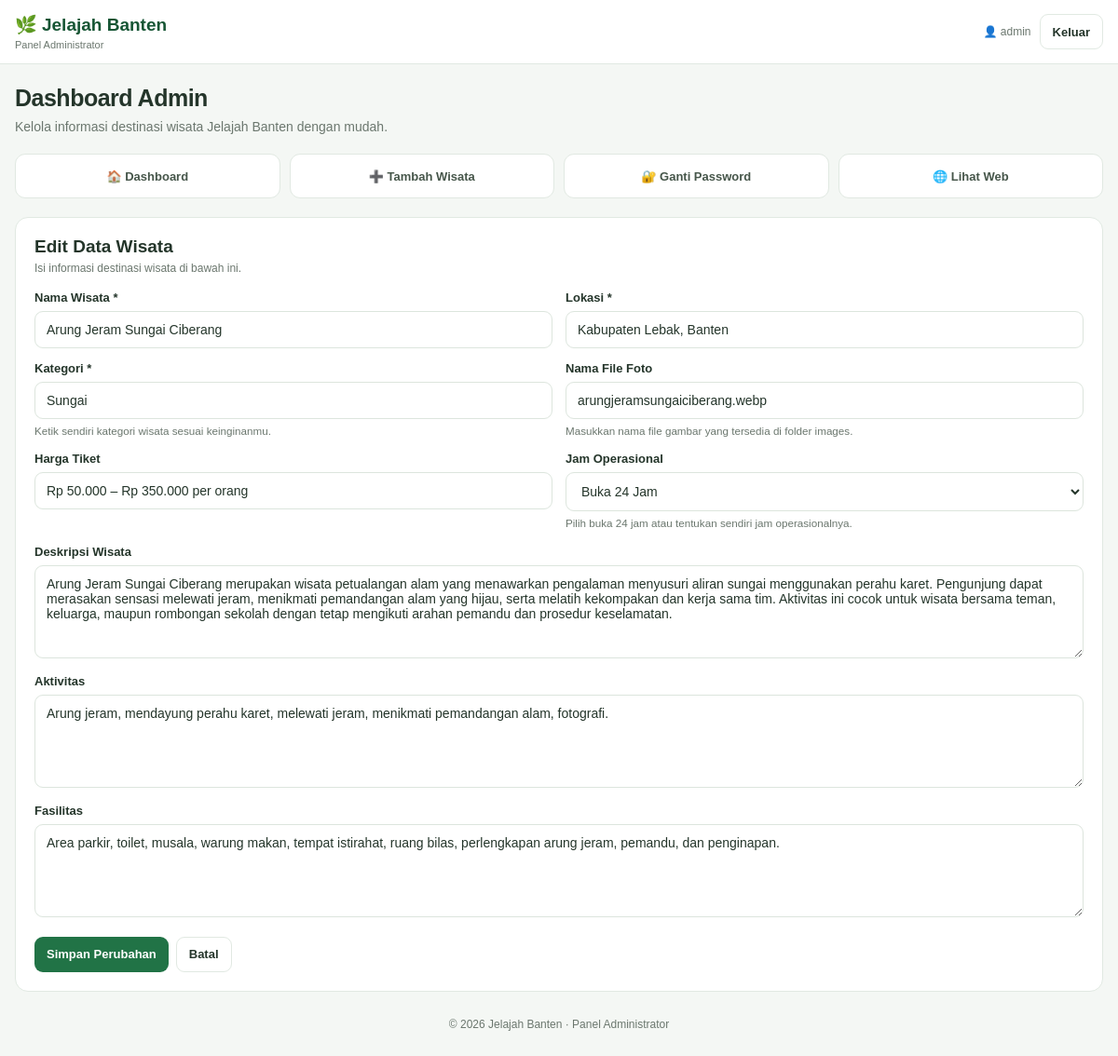
The page /admin/index.php?action=edit&id=16 (signed in) on the database its author committed.
### tables this page shows
CREATE TABLE `wisata` (
  `id` int(11) NOT NULL,
  `nama` varchar(150) NOT NULL,
  `lokasi` varchar(200) NOT NULL,
  `kategori` varchar(100) NOT NULL,
  `deskripsi` text NOT NULL,
  `foto` varchar(255) NOT NULL,
  `aktivitas` text DEFAULT NULL,
  `harga_tiket` varchar(100) DEFAULT NULL,
  `jam_buka` varchar(100) DEFAULT NULL,
  `fasilitas` text DEFAULT NULL,
  `created_at` timestamp NOT NULL DEFAULT current_timestamp()
);

### admin/index.php (the view, shortened to what this page needs)
<?php
require_once __DIR__ . '/../config/database.php';
function e($value) {
    return htmlspecialchars((string)($value ?? ''), ENT_QUOTES, 'UTF-8');
}
$error = '';
$action = $_GET['action'] ?? 'dashboard';
$login = !empty($_SESSION['admin_id']);
$totalWisata = 0;
$totalKategori = 0;
$daftarWisata = [];
$editData = null;
if ($login) {
    $result = $conn->query("SELECT COUNT(*) AS total FROM wisata");
    if ($result) {
        $totalWisata = (int)$result->fetch_assoc()['total'];
    }
    $result = $conn->query("SELECT COUNT(DISTINCT kategori) AS total FROM wisata");
    if ($result) {
        $totalKategori = (int)$result->fetch_assoc()['total'];
    }
    $cari = trim($_GET['cari'] ?? '');
    if ($cari !== '') {
        $kata = '%' . $cari . '%';
        $stmt = $conn->prepare(
            "SELECT id, nama, lokasi, kategori, harga_tiket, jam_buka
             FROM wisata
             WHERE nama LIKE ? OR lokasi LIKE ? OR kategori LIKE ?
             ORDER BY id DESC"
        );
        $stmt->bind_param('sss', $kata, $kata, $kata);
        $stmt->execute();
        $result = $stmt->get_result();
        while ($row = $result->fetch_assoc()) {
            $daftarWisata[] = $row;
        }
        $stmt->close();
    } else {
        $result = $conn->query(
            "SELECT id, nama, lokasi, kategori, harga_tiket, jam_buka
             FROM wisata ORDER BY id DESC"
        );
        if ($result) {
            while ($row = $result->fetch_assoc()) {
                $daftarWisata[] = $row;
            }
        }
    }
    if ($action === 'edit') {
        $idEdit = (int)($_GET['id'] ?? 0);
        if ($idEdit > 0) {
            $stmt = $conn->prepare("SELECT * FROM wisata WHERE id=? LIMIT 1");
            $stmt->bind_param('i', $idEdit);
            $stmt->execute();
            $editData = $stmt->get_result()->fetch_assoc();
        }
    }
}
?>
<!DOCTYPE html>
<html lang="id">
<head>
</head>
<body>
<?php if (!$login): ?>
<div class="login-page">
    <div class="login-card">
        <h1>🌿 Jelajah Banten</h1>
        <p>Login administrator untuk mengelola data wisata.</p>
        <?php if ($error): ?>
            <div class="notice notice-error"><?= e($error) ?></div>
        <?php endif; ?>
        <form method="post" action="index.php?action=login">
            <input type="hidden" name="csrf_token" value="<?= e($_SESSION['csrf_token']) ?>">
            <input type="hidden" name="action" value="login">
            <div class="field">
                <label for="username">Username</label>
                <input id="username" type="text" name="username"
                       placeholder="Masukkan username" required autocomplete="username">
            </div>
            <div class="field">
                <label for="password">Password</label>
                <input id="password" type="password" name="password"
                       placeholder="Masukkan password" required autocomplete="current-password">
            </div>
            <button type="submit" class="btn btn-primary">Masuk ke Dashboard</button>
        </form>
        <div class="footer" style="margin-top:18px">
            Admin Panel · Jelajah Banten
        </div>
    </div>
</div>
<?php else: ?>
<header class="topbar">
    <div class="topbar-inner">
        <a class="brand" href="index.php">
            🌿 Jelajah Banten
            <small>Panel Administrator</small>
        </a>
        <div class="top-actions">
            <span class="admin-name">
                👤 <?= e($_SESSION['admin_username'] ?? 'Admin') ?>
            </span>
            <form method="post" class="logout-form"
                  onsubmit="return confirm('Yakin ingin keluar dari admin?')">
                <button type="submit" class="btn btn-outline">Keluar</button>
            </form>
        </div>
    </div>
</header>
<main class="layout">
    <div class="welcome">
        <h1>Dashboard Admin</h1>
        <p>Kelola informasi destinasi wisata Jelajah Banten dengan mudah.</p>
    </div>
    <nav class="nav-menu">
        <a class="nav-link <?= $action === 'dashboard' ? 'active' : '' ?>"
           href="index.php">🏠 Dashboard</a>
        <a class="nav-link <?= $action === 'tambah' ? 'active' : '' ?>"
           href="index.php?action=tambah">➕ Tambah Wisata</a>
        <a class="nav-link <?= $action === 'password' ? 'active' : '' ?>"
           href="index.php?action=password">🔐 Ganti Password</a>
        <a class="nav-link" href="../index.php" target="_blank" rel="noopener">
            🌐 Lihat Web
        </a>
    </nav>
    <?php if ($action === 'dashboard'): ?>
        <section class="stats">
            <div class="stat-card">
                <div class="stat-label">Total Destinasi Wisata</div>
                <div class="stat-number"><?= $totalWisata ?></div>
            </div>
            <div class="stat-card">
                <div class="stat-label">Total Kategori</div>
                <div class="stat-number"><?= $totalKategori ?></div>
            </div>
        </section>
        <section class="panel">
            <div class="panel-heading">
                <div>
                    <h2>Data Wisata</h2>
                    <p>Cari berdasarkan nama, lokasi, atau kategori.</p>
                </div>
            </div>
            <form method="get" action="index.php" class="search-form">
                <input type="search" name="cari"
                       placeholder="🔎 Cari wisata atau lokasi..."
                       value="<?= e($_GET['cari'] ?? '') ?>"
                       aria-label="Cari wisata">
                <button type="submit" class="btn btn-primary">Cari</button>
                <?php if (!empty($_GET['cari'])): ?>
                    <a href="index.php" class="btn btn-light">Reset</a>
                <?php endif; ?>
            </form>
            <p style="font-size:12px;color:#6b776e;margin:0 0 12px">
                Ditemukan <?= count($daftarWisata) ?> data wisata.
            </p>
            <?php if (count($daftarWisata) > 0): ?>
                <div class="table-wrap">
                    <table>
                        <thead>
                            <tr>
                                <th>ID</th>
                                <th>Nama Wisata</th>
                                <th>Lokasi</th>
                                <th>Kategori</th>
                                <th>Harga Tiket</th>
                                <th>Jam Buka</th>
                                <th>Aksi</th>
                            </tr>
                        </thead>
                        <tbody>
                        <?php foreach ($daftarWisata as $w): ?>
                            <tr>
                                <td data-label="ID"><?= (int)$w['id'] ?></td>
                                <td data-label="Nama Wisata">
                                    <strong><?= e($w['nama']) ?></strong>
                                </td>
                                <td data-label="Lokasi"><?= e($w['lokasi']) ?></td>
                                <td data-label="Kategori">
                                    <span class="category"><?= e($w['kategori']) ?></span>
                                </td>
                                <td data-label="Harga Tiket">
                                    <?= e($w['harga_tiket'] ?: 'Belum diisi') ?>
                                </td>
                                <td data-label="Jam Buka">
                                    <?= e($w['jam_buka'] ?: 'Belum diisi') ?>
                                </td>
                                <td data-label="Aksi">
                                    <div class="row-actions">
                                        <a class="btn btn-light"
                                           href="index.php?action=edit&id=<?= (int)$w['id'] ?>">
                                            Edit
                                        </a>
                                        <form method="post" class="inline-form"
                                              onsubmit="return confirm('Yakin ingin menghapus wisata ini?')">
                                            <input type="hidden" name="csrf_token"
                                                   value="<?= e($_SESSION['csrf_token']) ?>">
                                            <input type="hidden" name="action" value="hapus">
                                            <input type="hidden" name="id"
                                                   value="<?= (int)$w['id'] ?>">
                                            <button type="submit" class="btn btn-danger">
                                                Hapus
                                            </button>
                                        </form>
                                    </div>
                                </td>
                            </tr>
                        <?php endforeach; ?>
                        </tbody>
                    </table>
                </div>
            <?php else: ?>
                <div class="empty">
                    <p>Data wisata tidak ditemukan.</p>
                    <?php if (!empty($_GET['cari'])): ?>
                        <a class="btn btn-light" href="index.php">Tampilkan Semua Wisata</a>
                    <?php else: ?>
                        <a class="btn btn-primary" href="index.php?action=tambah">
                            Tambah Wisata Pertama
                        </a>
                    <?php endif; ?>
                </div>
            <?php endif; ?>
        </section>
    <?php elseif ($action === 'tambah' || $action === 'edit'): ?>
        <?php
        $isEdit = ($action === 'edit');
        $d = $editData ?: [];
        ?>
        <section class="panel">
            <div class="panel-heading">
                <div>
                    <h2><?= $isEdit ? 'Edit Data Wisata' : 'Tambah Wisata Baru' ?></h2>
                    <p>Isi informasi destinasi wisata di bawah ini.</p>
                </div>
            </div>
            <?php if ($isEdit && !$editData): ?>
                <div class="empty">
                    Data wisata tidak ditemukan.
                    <p><a class="btn btn-light" href="index.php">Kembali ke Dashboard</a></p>
                </div>
            <?php else: ?>
            <form method="post" action="index.php?action=<?= $isEdit ? 'edit&id=' . (int)$d['id'] : 'tambah' ?>">
                <div class="form-grid">
                    <div class="field">
                        <label for="nama">Nama Wisata *</label>
                        <input id="nama" name="nama" required
                               value="<?= e($d['nama'] ?? '') ?>"
                               placeholder="Contoh: Pantai Anyer">
                    </div>
                    <div class="field">
                        <label for="lokasi">Lokasi *</label>
                        <input id="lokasi" name="lokasi" required
                               value="<?= e($d['lokasi'] ?? '') ?>"
                               placeholder="Contoh: Serang, Banten">
                    </div>
<div class="field">
    <label for="kategori">Kategori *</label>
    <input
        type="text"
        id="kategori"
        name="kategori"
        value="<?= e($d['kategori'] ?? '') ?>"
        placeholder="Contoh: Pantai, Pulau, Sejarah, Kuliner"
        maxlength="100"
        required
    >
    <small>Ketik sendiri kategori wisata sesuai keinginanmu.</small>
</div>
                    <div class="field">
                        <label for="foto">Nama File Foto</label>
                        <input id="foto" name="foto"
                               value="<?= e($d['foto'] ?? '') ?>"
                               placeholder="Contoh: pantai_anyer.webp">
                        <small>Masukkan nama file gambar yang tersedia di folder images.</small>
                    </div>
                    <div class="field">
                        <label for="harga_tiket">Harga Tiket</label>
                        <input id="harga_tiket" name="harga_tiket"
                               value="<?= e($d['harga_tiket'] ?? '') ?>"
                               placeholder="Contoh: Mulai Rp20.000">
                    </div>
<div class="field">
    <label for="jenis_jam">Jam Operasional</label>
    <select id="jenis_jam" onchange="aturJam()">
        <option value="24">Buka 24 Jam</option>
    </select>
    <small>Pilih buka 24 jam atau tentukan sendiri jam operasionalnya.</small>
</div>
                    <div class="field full">
                        <label for="deskripsi">Deskripsi Wisata</label>
                        <textarea id="deskripsi" name="deskripsi"
                                  placeholder="Jelaskan daya tarik wisata..."><?= e($d['deskripsi'] ?? '') ?></textarea>
                    </div>
                    <div class="field full">
                        <label for="aktivitas">Aktivitas</label>
                        <textarea id="aktivitas" name="aktivitas"
                                  placeholder="Contoh: berenang, berfoto, menikmati pemandangan"><?= e($d['aktivitas'] ?? '') ?></textarea>
                    </div>
                    <div class="field full">
                        <label for="fasilitas">Fasilitas</label>
                        <textarea id="fasilitas" name="fasilitas"
                                  placeholder="Contoh: area parkir, toilet, tempat makan"><?= e($d['fasilitas'] ?? '') ?></textarea>
                    </div>
                </div>
                <div class="form-actions">
                    <button type="submit" class="btn btn-primary">
                        <?= $isEdit ? 'Simpan Perubahan' : 'Simpan Wisata' ?>
                    </button>
                    <a href="index.php" class="btn btn-outline">Batal</a>
                </div>
            </form>
            <?php endif; ?>
        </section>
    <?php endif; ?>
    <div class="footer">© <?= date('Y') ?> Jelajah Banten · Panel Administrator</div>
</main>
<?php endif; ?>
</body>
</html>

### rows shown on the page
wisata: nama "Arung Jeram Sungai Ciberang", lokasi "Kabupaten Lebak, Banten", kategori "Sungai", foto "arungjeramsungaiciberang.webp", harga_tiket "Rp 50.000 – Rp 350.000 per orang", deskripsi "Arung Jeram Sungai Ciberang merupakan wisata petualangan alam yang menawarkan pengalaman menyusuri aliran sungai menggunakan perahu karet. Pengunjung dapat merasakan sensasi melewati jeram, menikmati pemandangan alam yang hijau, serta melatih kekompakan dan kerja sama tim. Aktivitas ini cocok untuk wisata bersama teman, keluarga, maupun rombongan sekolah dengan tetap mengikuti arahan pemandu dan prosedur keselamatan.", aktivitas "Arung jeram, mendayung perahu karet, melewati jeram, menikmati pemandangan alam, fotografi.", fasilitas "Area parkir, toilet, musala, warung makan, tempat istirahat, ruang bilas, perlengkapan arung jeram, pemandu, dan penginapan."

### other values the page prints
$_SESSION['admin_username'] "admin"
